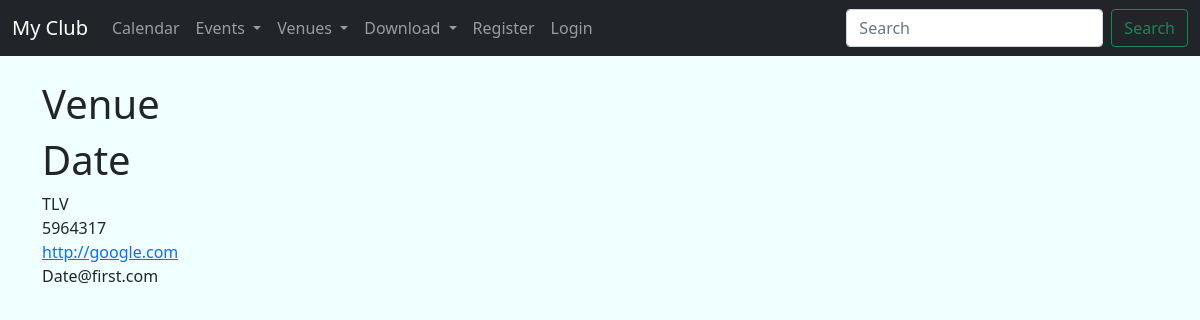
Page /show_venue/15 on the committed database.
### events/models.py (models this page shows)
class Venue(models.Model):
    name = models.CharField('Venue name',
                            max_length=120)
    address = models.CharField('Venue Address',
                               max_length=300)
    zip_code = models.CharField('Zip Code',
                                max_length=15,
                                blank=True)
    phone = models.CharField('Contact Phone',
                             max_length=25,
                             blank=True)
    web = models.URLField('Website Address',
                          blank=True)
    email_address = models.EmailField('Email Address',
                                      blank=True)
    owner = models.IntegerField("Venue Owner",blank=False,default=1,editable=False) # in default admin is the owner
    def __str__(self):
        return self.name

### events/views.py (the view)
# urls.py: path('show_venue/<venue_id>',views.show_venue,name='show-venue'),
def show_venue(request, venue_id):
    venue = Venue.objects.get(pk=venue_id)
    return render(request,
                  'events/show_venue.html',
                  {"venue": venue})

### templates/events/show_venue.html
{% extends 'events/base.html' %}
{% block content %}
<h1>Venue</h1>
    <centet>
    <h1>{{ venue }}</h1>
    {{ venue.address }}<br>
    {{ venue.zip_code }}<br>
        <a href="{{ venue.web }} "> {{ venue.web }}</a><br>
    {{ venue.email_address }}<br>
    </centet>
{% endblock %}

### templates/events/base.html (style rules this page uses)
body { background: azure }

### rows in the picture
Venue: name "Date", address "TLV", zip_code "5964317", web "http://google.com", email_address "Date@first.com"
